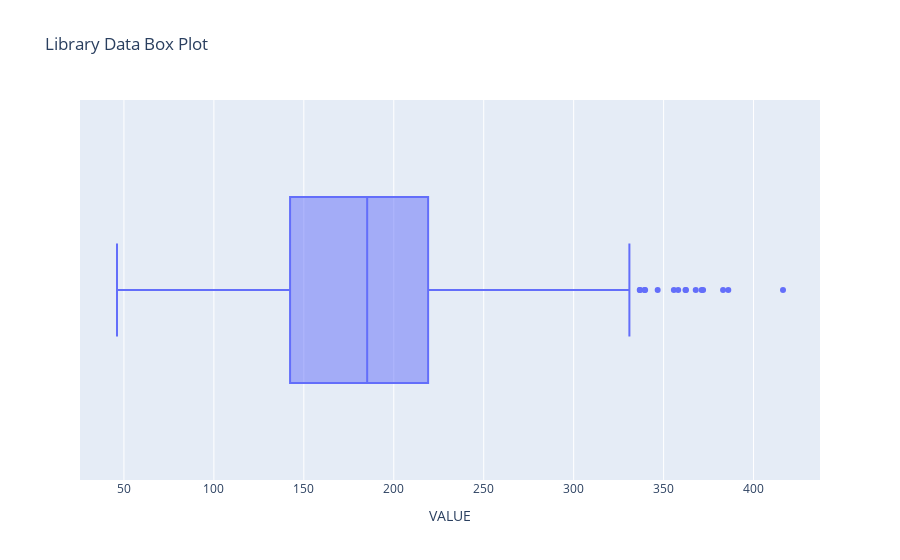

This figure's notebook cell:
### Code cell
#px.scatter(x=libData['Date'],y=libData['VALUE'])
print(np.min(libData['VALUE']))
print(np.max(libData['VALUE']))
print(np.mean(libData['VALUE']))
print(np.median(libData['VALUE']))
px.box(libData,x='VALUE', title='Library Data Box Plot')

### Figure 1 — Plotly figure (JSON) as saved in the notebook; plotly's stock layout.template omitted (floating-point values rounded to 4 significant figures; data arrays with more than 128 entries replaced by an {"elided": "..."} marker saying what was removed)
{"data": [{"alignmentgroup": "True", "hovertemplate": "VALUE=%{x}<extra></extra>", "legendgroup": "", "marker": {"color": "#636efa"}, "name": "", "notched": false, "offsetgroup": "", "orientation": "h", "showlegend": false, "type": "box", "x": {"elided": "401 float values"}, "x0": " ", "xaxis": "x", "y0": " ", "yaxis": "y"}], "layout": {"boxmode": "group", "legend": {"tracegroupgap": 0}, "title": {"text": "Library Data Box Plot"}, "xaxis": {"anchor": "y", "domain": [0, 1], "title": {"text": "VALUE"}}, "yaxis": {"anchor": "x", "domain": [0, 1]}}}
